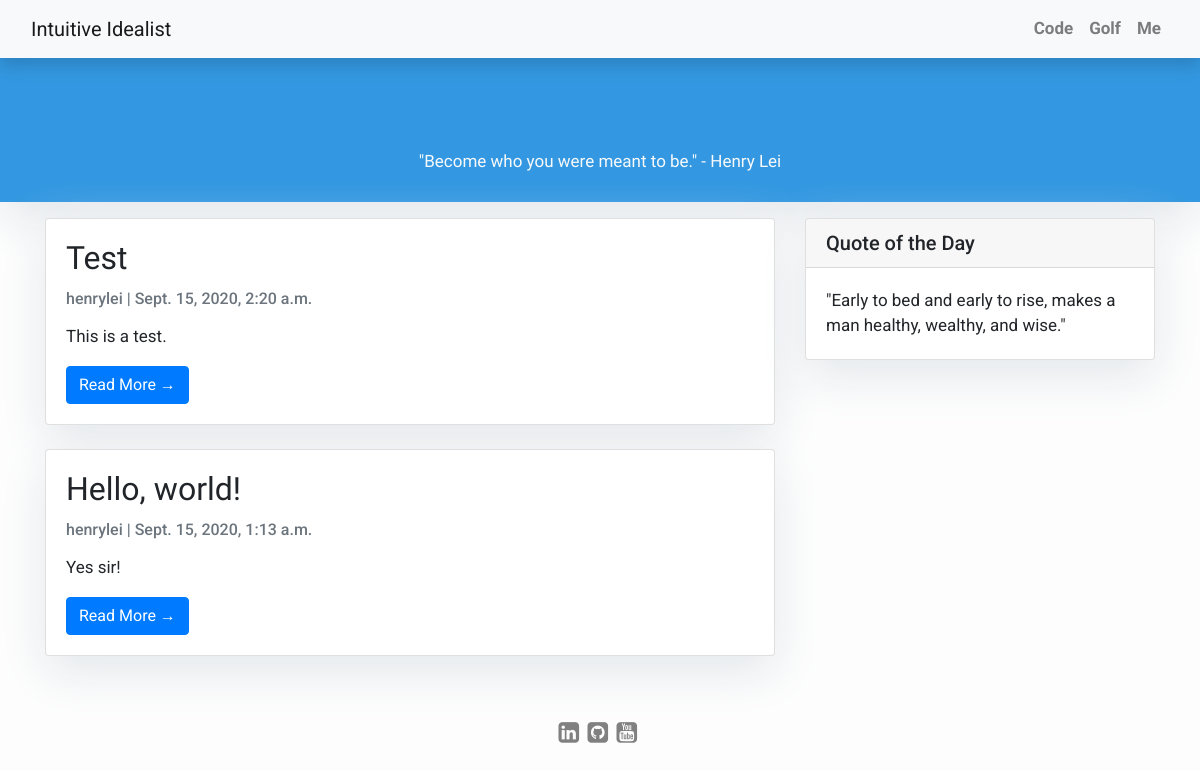
The app's page /, older data.
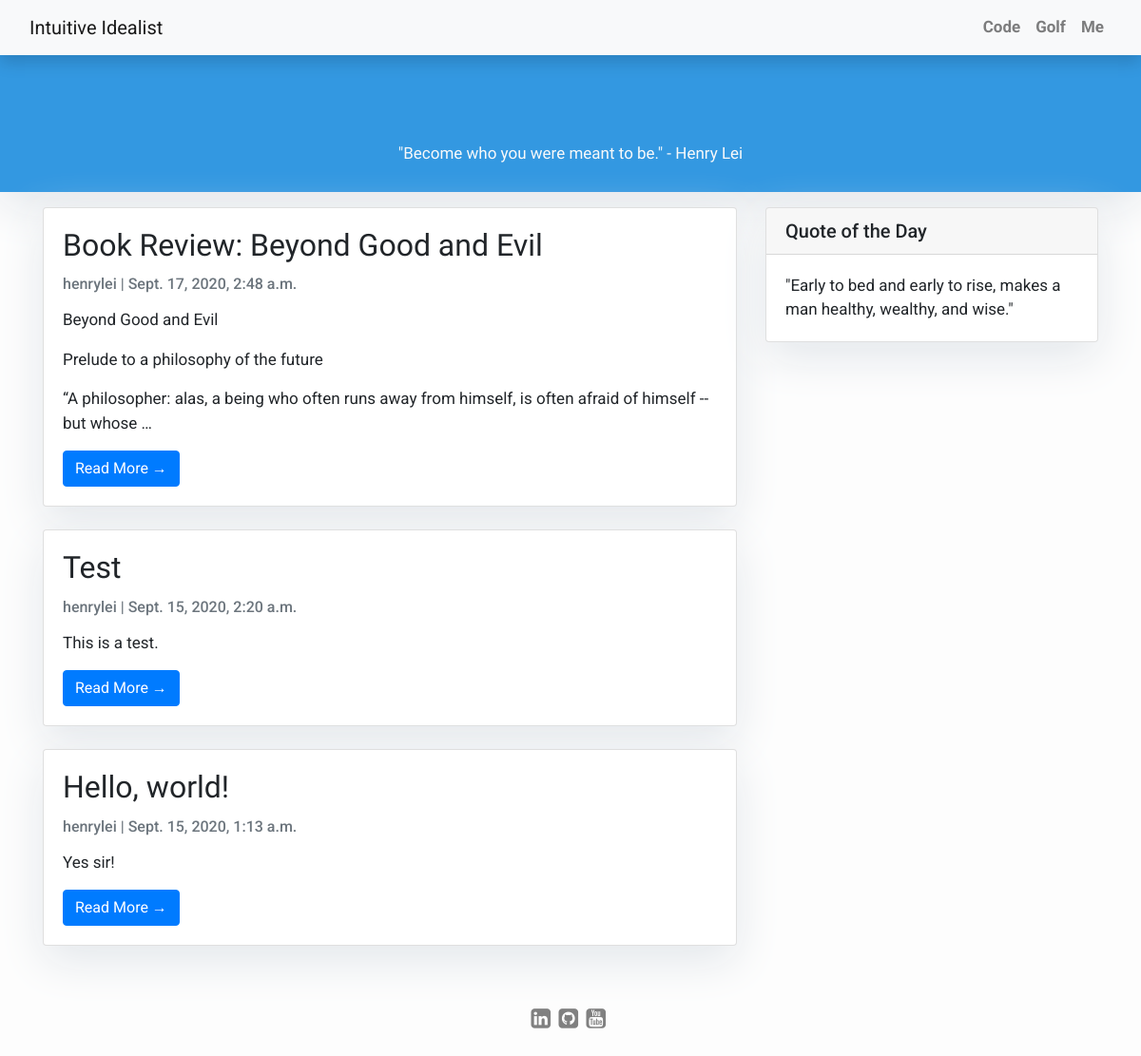
The same page, newer data.
### blog/models.py (models this page shows, shortened)
class Post(models.Model):
    title = models.CharField(max_length=200, unique=True)
    slug = models.SlugField(max_length=200, unique=True)
    author = models.ForeignKey(User, on_delete=models.CASCADE, related_name='blog_posts')
    updated_on = models.DateTimeField(auto_now=True)
    content = RichTextField()
    created_on = models.DateTimeField(auto_now_add=True)
    status = models.IntegerField(choices=STATUS, default=0)
    class Meta:
        ordering = ['-created_on']

### blog/views.py (the view)
# urls.py: path('', views.PostList.as_view(), name='home'),
class PostList(generic.ListView):
    queryset = Post.objects.filter(status=1).order_by('-created_on')
    template_name = 'index.html'

### blog/templates/index.html (shortened to what this page needs)
{% extends "base.html" %}
{% block content %}
<header class="masthead">
    <div class="container">
        <div class="row">
            <div class="mx-auto">
                <div class="site-heading">
                    <h3 class="site-heading my-4 mt-3 text-white">&nbsp;</h3>
                    <p class="text-light card-title">"Become who you were meant to be." - Henry Lei</p>
                </div>
            </div>
        </div>
    </div>
</header>
<div class="container">
    <div class="row">
        <div class="col-md-8 mt-3 left">
            {% for post in post_list %}
            <div class="card mb-4">
                <div class="card-body">
                    <h2 class="card-title">{{ post.title }}</h2>
                    <p class="card-text text-muted h6">{{ post.author }} | {{ post.created_on}} </p>
                    <p class="card-text"> {% autoescape off %}{{ post.content | safe | linebreaks | truncatewords:30 }}{% endautoescape %}</p>
                    <a href="{% url 'post_detail' post.slug  %}" class="btn btn-primary">Read More &rarr;</a>
                </div>
            </div>
            {% endfor %}
        </div>
        {% block sidebar %} {% include 'sidebar.html' %} {% endblock sidebar %}
    </div>
</div>
{% endblock content %}

Row changes from the older to the newer data that the page shows:
added Post: title "Book Review: Beyond Good and Evil", author "henrylei", created_on "Sept. 17, 2020, 2:48 a.m.", content "Beyond Good and Evil Prelude to a philosophy of the future “A philosopher: alas, a being who often runs away from himself, is often afraid of himself -- but whose …"
